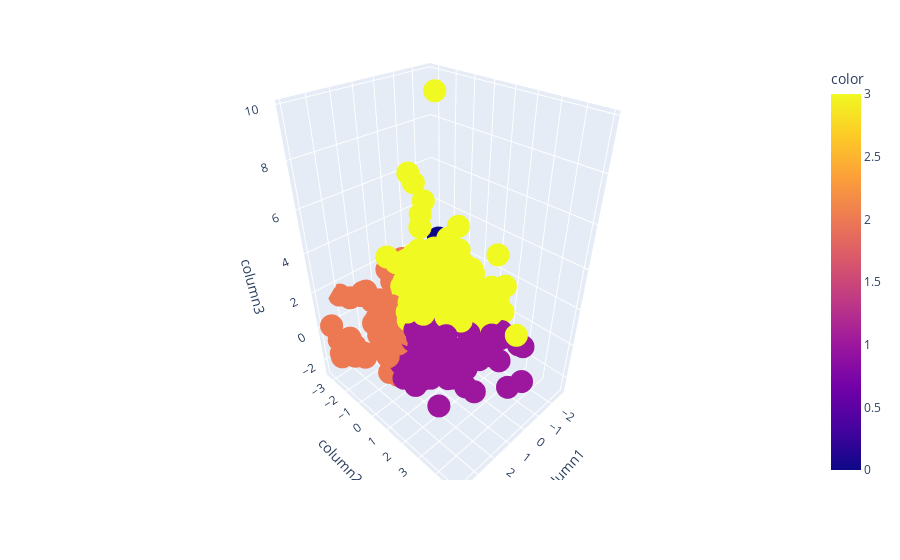

The notebook cell saved with this chart:
### Code cell
px.scatter_3d(
    data_frame = data_reduced, x = 'column1', y = 'column2', z = 'column3',
    color = preds
)

### Figure 1 — Plotly figure (JSON) as saved in the notebook; plotly's stock layout.template omitted (floating-point values rounded to 4 significant figures; data arrays with more than 128 entries replaced by an {"elided": "..."} marker saying what was removed)
{"data": [{"hovertemplate": "column1=%{x}<br>column2=%{y}<br>column3=%{z}<br>color=%{marker.color}<extra></extra>", "legendgroup": "", "marker": {"color": {"elided": "1510 int values"}, "coloraxis": "coloraxis", "symbol": "circle"}, "mode": "markers", "name": "", "scene": "scene", "showlegend": false, "type": "scatter3d", "x": {"elided": "1510 float values"}, "y": {"elided": "1510 float values"}, "z": {"elided": "1510 float values"}}], "layout": {"coloraxis": {"colorbar": {"title": {"text": "color"}}, "colorscale": [[0, "#0d0887"], [0.1111, "#46039f"], [0.2222, "#7201a8"], [0.3333, "#9c179e"], [0.4444, "#bd3786"], [0.5556, "#d8576b"], [0.6667, "#ed7953"], [0.7778, "#fb9f3a"], [0.8889, "#fdca26"], [1, "#f0f921"]]}, "legend": {"tracegroupgap": 0}, "margin": {"t": 60}, "scene": {"domain": {"x": [0, 1], "y": [0, 1]}, "xaxis": {"title": {"text": "column1"}}, "yaxis": {"title": {"text": "column2"}}, "zaxis": {"title": {"text": "column3"}}}}}
